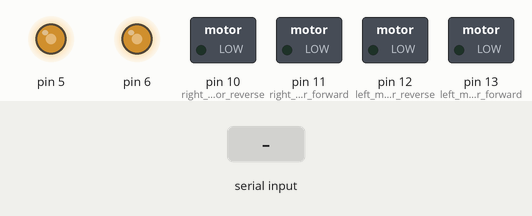
Bench run of a sketch on a simulated Arduino Uno, built with avr-gcc and run on an emulated ATmega328P. Shown: switched loads named in the sketch (green lamp = pin HIGH), output pins drawn as LEDs (lit = HIGH). Inputs (shaded band) come from the test bench. What the sketch prints to the serial monitor is not drawn.

Above: at 1.2 s.
1.3 s: "F" received over Serial
At 1.9 s:
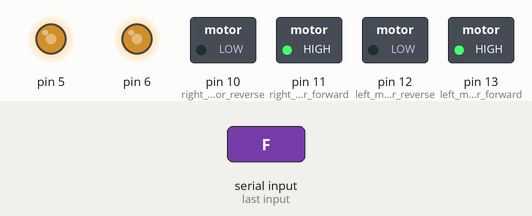
2.8 s: "B" received over Serial
At 3.1 s:
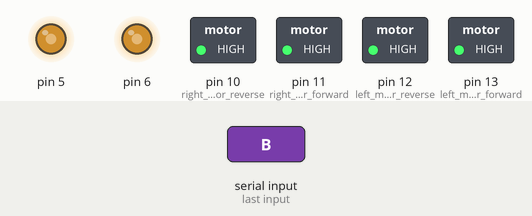
4.3 s: "S" received over Serial
At 5.4 s:
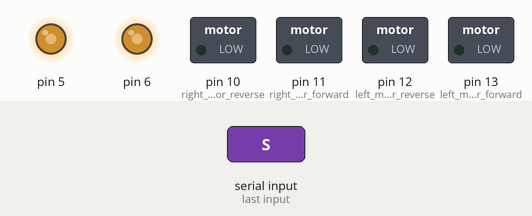
5.8 s: "R" received over Serial
At 6.5 s:
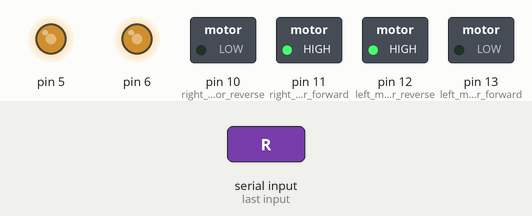
7.3 s: "F" received over Serial
At 7.7 s:
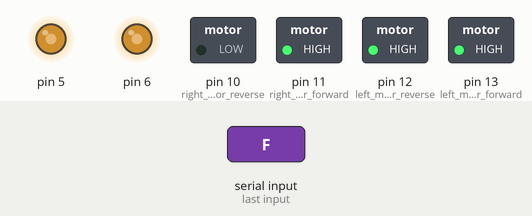
8.8 s: "L" received over Serial
At 10.0 s:
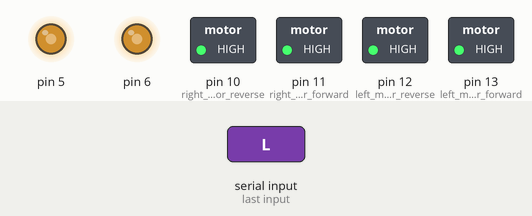
Timing chart, 0 to 11.3 s (numbered marks = the images above; inputs shaded):
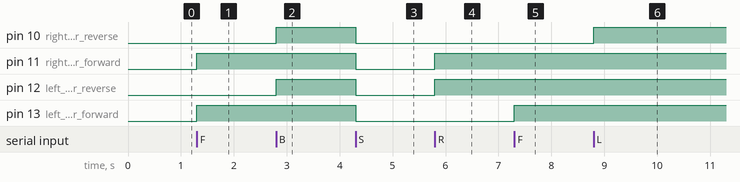

The sketch:

BluetoothCarSlave.ino
```cpp
#include<SoftwareSerial.h>

char command;

void setup()
{
    Serial.begin(9600);
    Serial.println("This is the slave");
    pinMode(13, OUTPUT); // left motor forward
    pinMode(12, OUTPUT); // left motor reverse
    pinMode(11, OUTPUT); // right motor forward
    pinMode(10, OUTPUT); // right motor reverse
    pinMode(5, OUTPUT);
    pinMode(6, OUTPUT);
    analogWrite(5, 150);
    analogWrite(6, 150);
}

void loop()
{
    if (Serial.available() > 0)
    {
        command = Serial.read();
    }

    //Serial.println((char)command);
    switch (command)
    {
        case 'F':
            //            Serial.println("GoingForward");
            digitalWrite(13, HIGH);
            digitalWrite(11, HIGH);
            break;

        case 'B':
            //            Serial.println("GoingBack");
            digitalWrite(12, HIGH);
            digitalWrite(10, HIGH);
            break;

        case 'R':
            //            Serial.println("GoingRight");
            digitalWrite(12, HIGH);
            digitalWrite(11, HIGH);
            break;

        case 'L':
            //            Serial.println("GoingLeft");
            digitalWrite(10, HIGH);
            digitalWrite(13, HIGH);
            break;

        case 'S':
            //            Serial.println("Stop");
            digitalWrite(13, LOW);
            digitalWrite(12, LOW);
            digitalWrite(11, LOW);
            digitalWrite(10, LOW);
            break;


        default:
            break;
    }
}
```

Measured:
- after the input at 1.3 s, pin 11 (right_motor_forward), pin 13 (left_motor_forward): LOW → HIGH at once
- after the input at 2.8 s, pin 10 (right_motor_reverse), pin 12 (left_motor_reverse): LOW → HIGH at once
- after the input at 4.3 s, pin 10 (right_motor_reverse), pin 11 (right_motor_forward), pin 12 (left_motor_reverse), pin 13 (left_motor_forward): HIGH → LOW at once
- after the input at 5.8 s, pin 11 (right_motor_forward), pin 12 (left_motor_reverse): LOW → HIGH at once
- after the input at 7.3 s, pin 13 (left_motor_forward): LOW → HIGH at once
- after the input at 8.8 s, pin 10 (right_motor_reverse): LOW → HIGH at once
